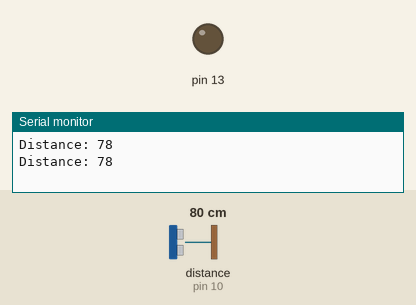
This sketch was run on a simulated Arduino Uno, built with avr-gcc and run on an emulated ATmega328P. Shown: output pins drawn as LEDs (lit = HIGH), the last lines printed to the serial monitor. Wiring (inferred from the names in the program): ultrasonic range finder: trigger pin 9; echo pin 10. The test bench sets the inputs (shaded band); at power-on: distance to the obstacle (sensor on pin 10) 80 cm. The echo pulse lasts 58.3 µs per cm; pins used as bus, display or sensor lines are not drawn.

Above: at 1.8 s.
1.9 s: distance to the obstacle (sensor on pin 10) set to 65 cm
4.2 s: distance to the obstacle (sensor on pin 10) set to 60 cm
At 9.2 s:
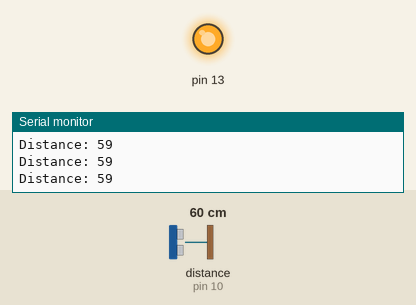
Timing chart, 0 to 10.7 s (numbered marks = the images above; inputs shaded):
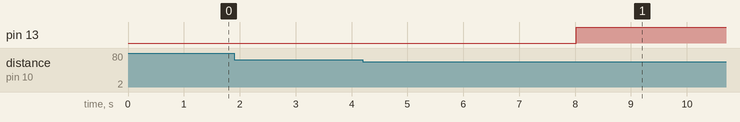

Measured:
- the behaviour switches between 63 and 62 cm on distance to the obstacle (sensor on pin 10) (found by bisection; images 0 and 1)
- after the input at 4.2 s, pin 13: LOW → HIGH after 3.8 s

The sketch:

Water_Tank.ino
```cpp
String State;

int x;
int y;
int z;

int upper = 62;
int lower = 70;

const int trigPin = 9;
const int echoPin = 10;
long duration;
int distance;

void setup() {
  // put your setup code here, to run once:
  pinMode(13, OUTPUT);
  pinMode(trigPin, OUTPUT); // Sets the trigPin as an Output
  pinMode(echoPin, INPUT); // Sets the echoPin as an Input
  Serial.begin(9600);

  x = 13;
  y = 31;
  z = 14;
}

void Time() {
  z = z + 1;
  delay(1000);
  if (z == 60) {
    z = 0;
    y = y + 1;
  }
  if (y == 60) {
    y = 0;
    x = x + 1;
  }
  if (x == 24) {
    x = 0;
  }

}

void loop() {
  // put your main code here, to run repeatedly:
  // Clears the trigPin
  digitalWrite(trigPin, LOW);
  delayMicroseconds(2);
  // Sets the trigPin on HIGH state for 10 micro seconds
  digitalWrite(trigPin, HIGH);
  delayMicroseconds(10);
  digitalWrite(trigPin, LOW);
  // Reads the echoPin, returns the sound wave travel time in microseconds
  duration = pulseIn(echoPin, HIGH);
  // Calculating the distance
  distance = duration * 0.034 / 2;
  // Prints the distance on the Serial Monitor
  Serial.print("Distance: ");
  Serial.println(distance);
  Time();

  if ((distance > upper) && (distance < lower) ) {
    delay(2000);
    if ((distance > upper) && (distance < lower) ) {
      State = "on";
    }
  }

  if ((State == "on") && (10 < x) && (x < 20))
  {
    delay(1000);
    if ((State == "on") && (10 < x) && (x < 20))
    {
      digitalWrite(13, LOW);
    }

  }

  if (distance < upper) {
    digitalWrite(13, HIGH);
    State = "off";

  }
}
```
